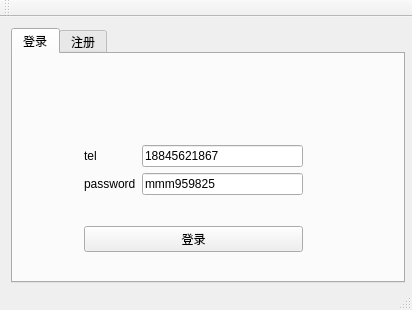
<?xml version="1.0" encoding="UTF-8"?>
<ui version="4.0">
 <class>MainWindow</class>
 <widget class="QMainWindow" name="MainWindow">
  <property name="geometry">
   <rect>
    <x>0</x>
    <y>0</y>
    <width>412</width>
    <height>310</height>
   </rect>
  </property>
  <property name="minimumSize">
   <size>
    <width>412</width>
    <height>310</height>
   </size>
  </property>
  <property name="maximumSize">
   <size>
    <width>412</width>
    <height>310</height>
   </size>
  </property>
  <property name="windowTitle">
   <string>MainWindow</string>
  </property>
  <widget class="QWidget" name="centralWidget">
   <layout class="QGridLayout" name="gridLayout">
    <item row="0" column="0">
     <widget class="QTabWidget" name="tabWidget">
      <property name="minimumSize">
       <size>
        <width>394</width>
        <height>255</height>
       </size>
      </property>
      <property name="maximumSize">
       <size>
        <width>394</width>
        <height>255</height>
       </size>
      </property>
      <property name="currentIndex">
       <number>0</number>
      </property>
      <property name="elideMode">
       <enum>Qt::ElideLeft</enum>
      </property>
      <widget class="QWidget" name="Login">
       <attribute name="title">
        <string>登录</string>
       </attribute>
       <widget class="QWidget" name="layoutWidget">
        <property name="geometry">
         <rect>
          <x>60</x>
          <y>80</y>
          <width>241</width>
          <height>129</height>
         </rect>
        </property>
        <layout class="QVBoxLayout" name="verticalLayout_2">
         <item>
          <layout class="QFormLayout" name="formLayout_login">
           <item row="0" column="0">
            <widget class="QLabel" name="lb_tel_login">
             <property name="minimumSize">
              <size>
               <width>30</width>
               <height>0</height>
              </size>
             </property>
             <property name="text">
              <string>tel</string>
             </property>
            </widget>
           </item>
           <item row="0" column="1">
            <widget class="QLineEdit" name="le_tel_login">
             <property name="text">
              <string>18845621867</string>
             </property>
            </widget>
           </item>
           <item row="1" column="0">
            <widget class="QLabel" name="lb_password_login">
             <property name="text">
              <string>password</string>
             </property>
            </widget>
           </item>
           <item row="1" column="1">
            <widget class="QLineEdit" name="le_password_login">
             <property name="text">
              <string>mmm959825</string>
             </property>
            </widget>
           </item>
          </layout>
         </item>
         <item>
          <widget class="QPushButton" name="pb_login">
           <property name="text">
            <string>登录</string>
           </property>
          </widget>
         </item>
        </layout>
       </widget>
      </widget>
      <widget class="QWidget" name="Register">
       <attribute name="title">
        <string>注册</string>
       </attribute>
       <widget class="QWidget" name="layoutWidget">
        <property name="geometry">
         <rect>
          <x>60</x>
          <y>50</y>
          <width>241</width>
          <height>116</height>
         </rect>
        </property>
        <layout class="QVBoxLayout" name="verticalLayout">
         <item>
          <layout class="QFormLayout" name="formLayout_register">
           <item row="0" column="1">
            <widget class="QLineEdit" name="le_tel_register"/>
           </item>
           <item row="1" column="0">
            <widget class="QLabel" name="lb_name_register">
             <property name="text">
              <string>name</string>
             </property>
            </widget>
           </item>
           <item row="1" column="1">
            <widget class="QLineEdit" name="le_name_register"/>
           </item>
           <item row="2" column="0">
            <widget class="QLabel" name="lb_password_register">
             <property name="text">
              <string>password</string>
             </property>
            </widget>
           </item>
           <item row="2" column="1">
            <widget class="QLineEdit" name="le_password_register"/>
           </item>
           <item row="0" column="0">
            <widget class="QLabel" name="lb_tel_register">
             <property name="minimumSize">
              <size>
               <width>30</width>
               <height>0</height>
              </size>
             </property>
             <property name="text">
              <string>tel</string>
             </property>
            </widget>
           </item>
          </layout>
         </item>
         <item>
          <widget class="QPushButton" name="pb_register">
           <property name="text">
            <string>注册</string>
           </property>
          </widget>
         </item>
        </layout>
       </widget>
      </widget>
     </widget>
    </item>
   </layout>
  </widget>
  <widget class="QToolBar" name="mainToolBar">
   <attribute name="toolBarArea">
    <enum>TopToolBarArea</enum>
   </attribute>
   <attribute name="toolBarBreak">
    <bool>false</bool>
   </attribute>
  </widget>
  <widget class="QStatusBar" name="statusBar"/>
 </widget>
 <layoutdefault spacing="6" margin="11"/>
 <resources/>
 <connections/>
</ui>
